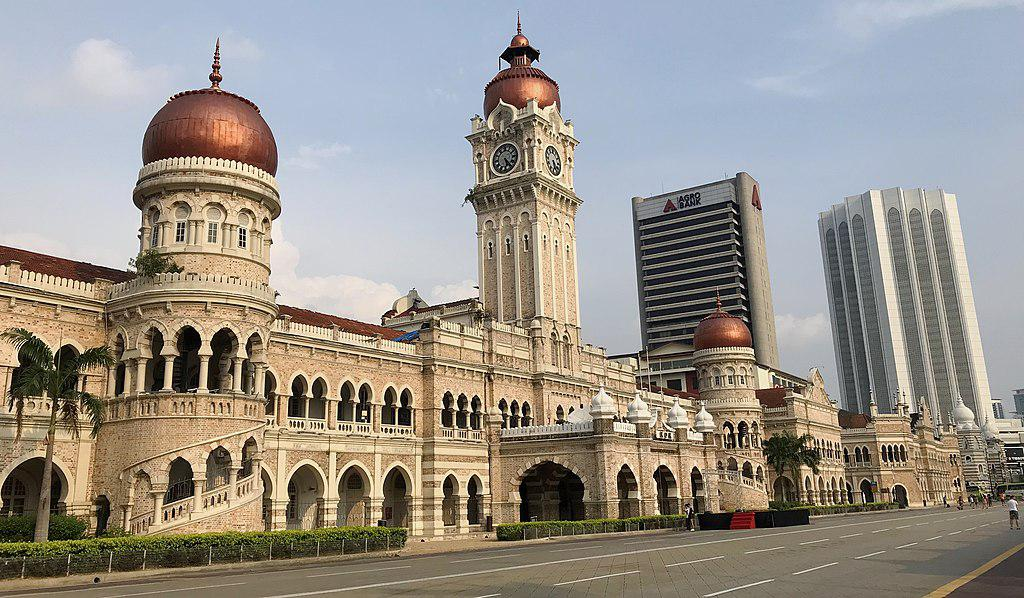
#> input picture historical_building.jpg, 1024 x 598 px
$ python effects.py
#> lines starting #> are read from the running program, lines starting #| are printed output that depends on the picture
from PIL import Image, ImageEnhance, ImageFilter, ImageDraw, ImageOps
import cv2
import numpy as np

# [36 lines left out: function apply_vintage_effect, not called in this run]

# Load your historical building image
image = Image.open("historical_building.jpg")
#> image is the input picture: PIL image 1024x598 RGB; mean R, G, B 152.2, 146.7, 139.1

# Apply vintage effect
# vintage_image = apply_vintage_effect(image)
# vintage_image.show()

# [17 lines left out: function apply_oil_painting_effect, not called in this run]

# Load your historical building image
image = Image.open("historical_building.jpg")

# Apply oil painting effect
# oil_painting_image = apply_oil_painting_effect(image)
# oil_painting_image.show()

def apply_comic_effect(image):
    # Convert image to LAB color space
    edge_image = image.filter(ImageFilter.EMBOSS)
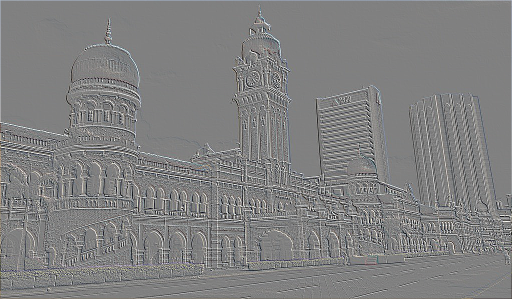
#> edge_image: PIL image 1024x598 RGB (shown at 1/2 size); mean R, G, B 128.1, 128.2, 128.2
    lab_image = image.convert("LAB")
#> lab_image: PIL image 1024x598 LAB; mean of channels 0, 1, 2 153.8, 97.5, 106.5

    # Separate LAB channels
    L, A, B = lab_image.split()
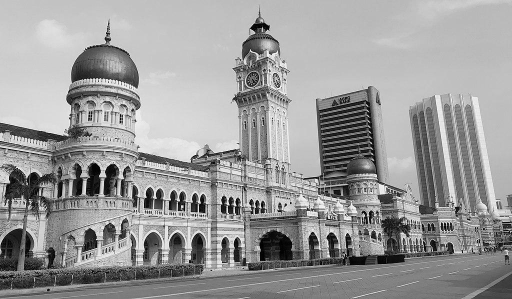
#> L: PIL image 1024x598 L (shown at 1/2 size); min 0, max 255, mean 153.8
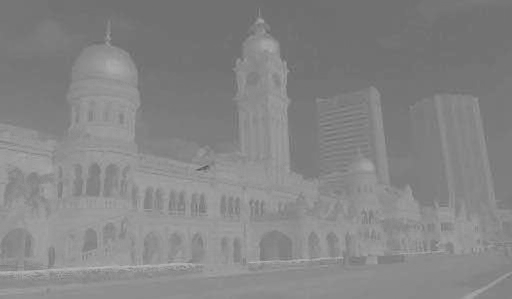
#> B: PIL image 1024x598 L (shown at 1/2 size); min 82, max 188, mean 133.3

    # Desaturate A and B channels
    L = L.point(lambda x: x * 0.7)
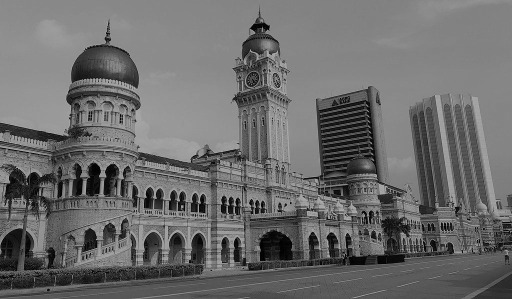
#> L: PIL image 1024x598 L (shown at 1/2 size); min 0, max 178, mean 107.6
    A = A.point(lambda x: x * 0.5)
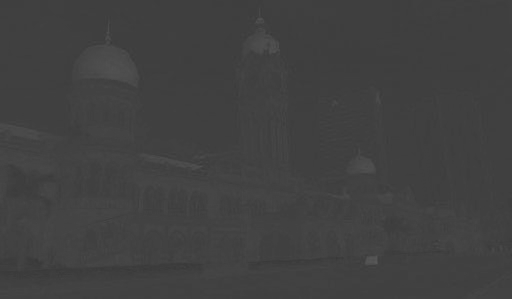
#> A: PIL image 1024x598 L (shown at 1/2 size); min 56, max 90, mean 64.9
    B = B.point(lambda x: x * 0.8)
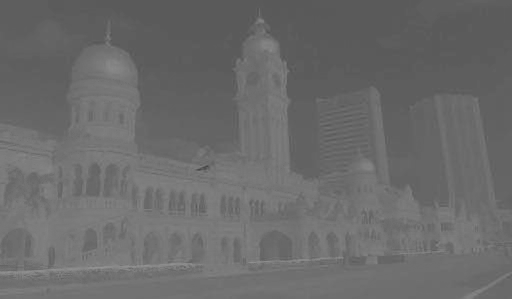
#> B: PIL image 1024x598 L (shown at 1/2 size); min 66, max 150, mean 106.6

    # Merge LAB channels back
    lab_image = Image.merge("LAB", (L, A, B))
#> lab_image: PIL image 1024x598 LAB; mean of channels 0, 1, 2 107.6, 192.9, 231.8

    # Convert LAB image back to RGB
    comic_image = lab_image.convert("RGB")
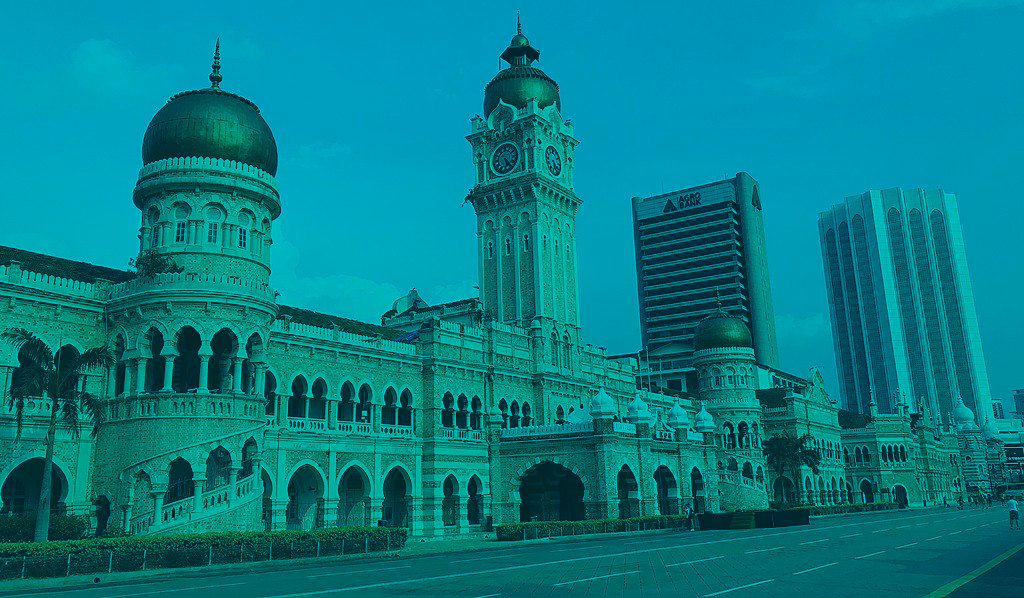
#> comic_image: PIL image 1024x598 RGB; mean R, G, B 0, 125.1, 135.2

    return edge_image

# Load your image
image = Image.open("historical_building.jpg")

# Apply comic effect
comic_image = apply_comic_effect(image)
comic_image.show()

$ run again, with barcelona-church.jpg copied over historical_building.jpg
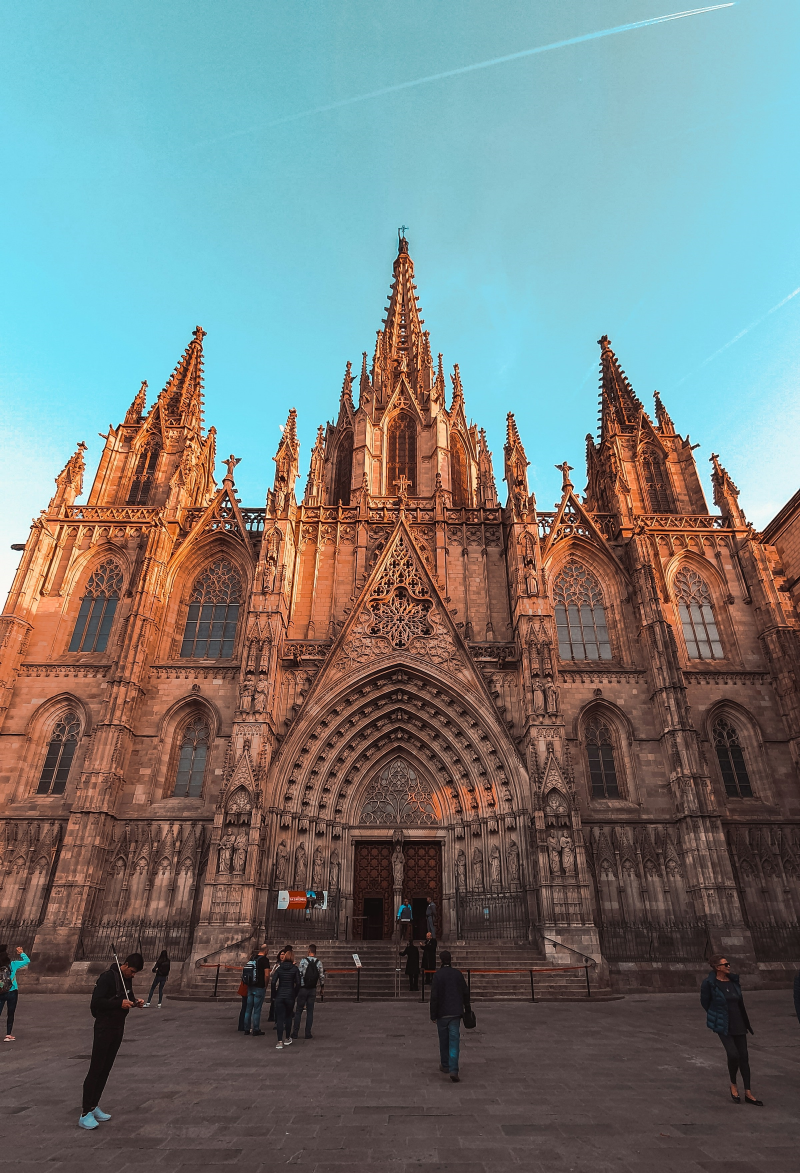
#> input picture barcelona-church.jpg, 2400 x 3519 px (shown at 1/3 size)
#> image is the input picture: PIL image 2400x3519 RGB; mean R, G, B 116.1, 124.1, 122.6
#> in apply_comic_effect, `B = B.point(lambda x: x * 0.8)`:
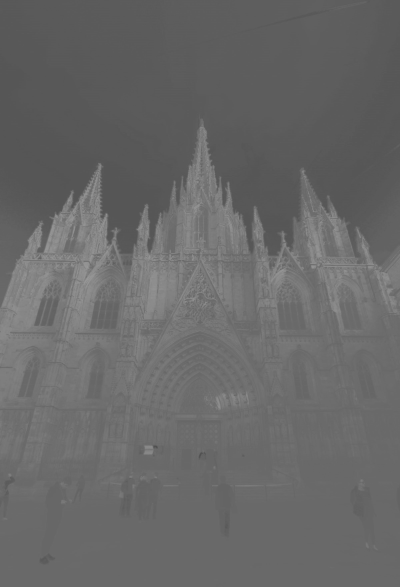
#> B: PIL image 2400x3519 L (shown at 1/6 size); min 77, max 155, mean 104
#> in apply_comic_effect, `comic_image = lab_image.convert("RGB")`:
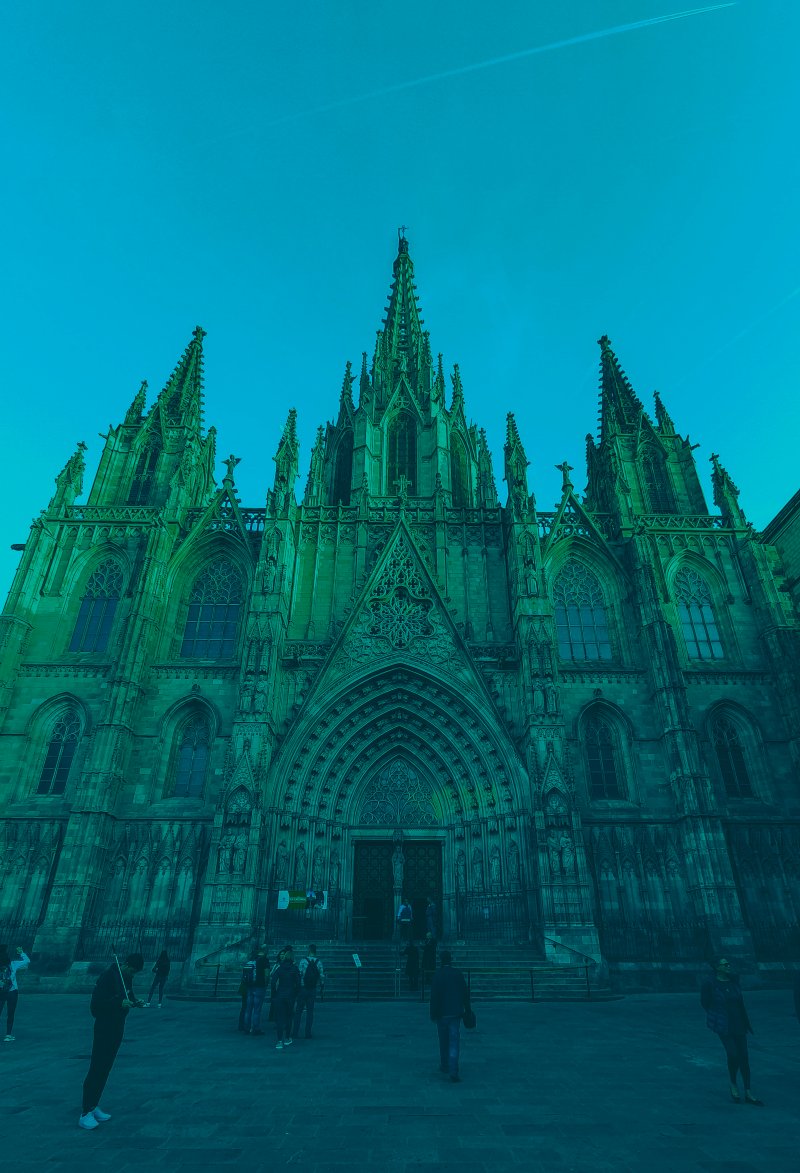
#> comic_image: PIL image 2400x3519 RGB (shown at 1/3 size); mean R, G, B 0, 108.7, 123.6

$ run again, with crumpled-paper.jpg copied over historical_building.jpg
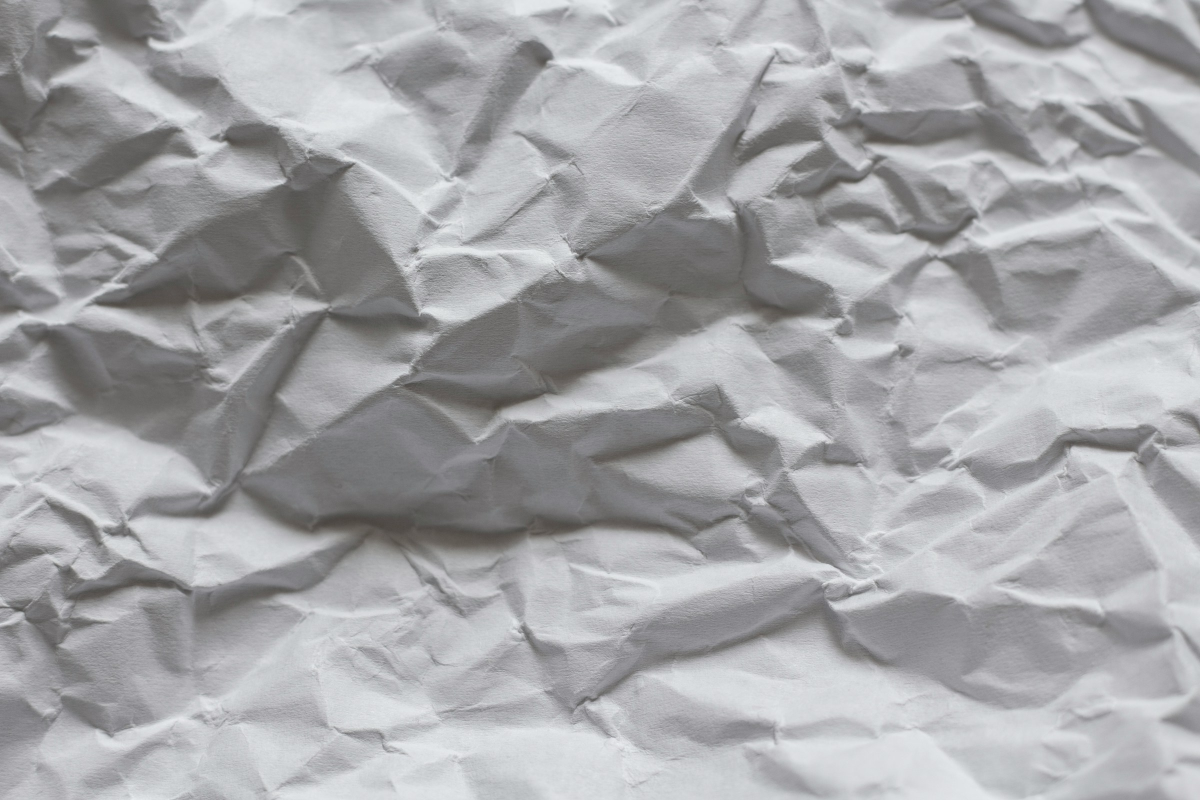
#> input picture crumpled-paper.jpg, 2400 x 1600 px (shown at 1/2 size)
#> image is the input picture: PIL image 2400x1600 RGB; mean R, G, B 165.5, 166, 168.7
#> in apply_comic_effect, `L = L.point(lambda x: x * 0.7)`:
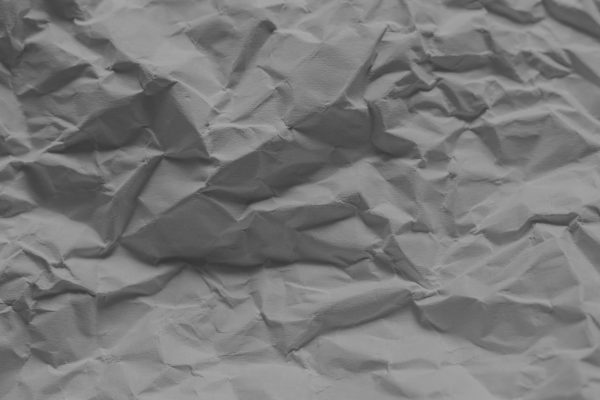
#> L: PIL image 2400x1600 L (shown at 1/4 size); min 52, max 170, mean 121.1
#> in apply_comic_effect, `comic_image = lab_image.convert("RGB")`:
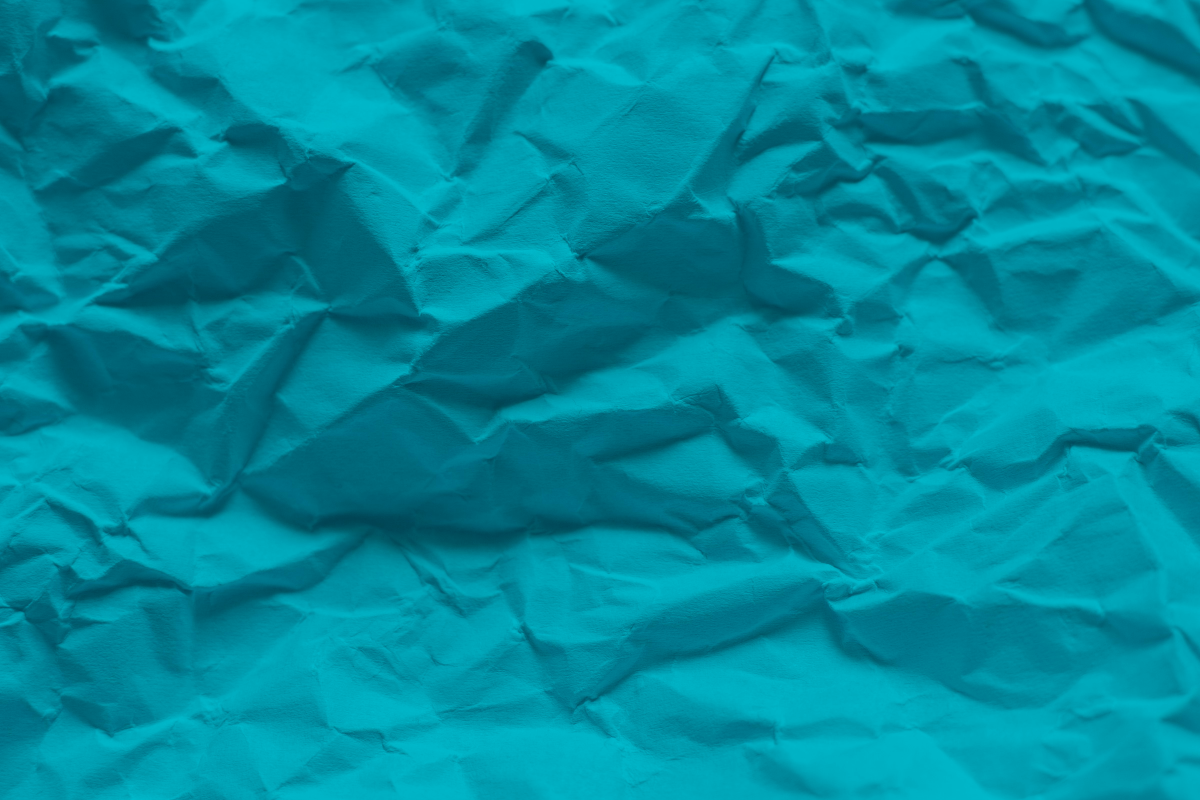
#> comic_image: PIL image 2400x1600 RGB (shown at 1/2 size); mean R, G, B 0, 138.1, 156.4
